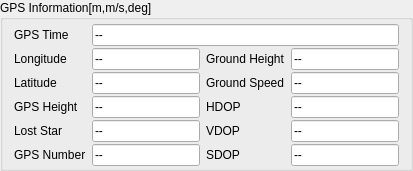
    <widget class="QGroupBox" name="groupBox_38">
     <property name="sizePolicy">
      <sizepolicy hsizetype="Minimum" vsizetype="Fixed">
       <horstretch>0</horstretch>
       <verstretch>0</verstretch>
      </sizepolicy>
     </property>
     <property name="minimumSize">
      <size>
       <width>2</width>
       <height>2</height>
      </size>
     </property>
     <property name="title">
      <string>GPS Information[m,m/s,deg]</string>
     </property>
     <layout class="QGridLayout" name="gridLayout_2">
      <property name="topMargin">
       <number>4</number>
      </property>
      <property name="bottomMargin">
       <number>2</number>
      </property>
      <property name="verticalSpacing">
       <number>2</number>
      </property>
      <item row="0" column="0">
       <widget class="QLabel" name="label_5">
        <property name="sizePolicy">
         <sizepolicy hsizetype="Fixed" vsizetype="Fixed">
          <horstretch>0</horstretch>
          <verstretch>0</verstretch>
         </sizepolicy>
        </property>
        <property name="minimumSize">
         <size>
          <width>2</width>
          <height>2</height>
         </size>
        </property>
        <property name="text">
         <string>GPS Time</string>
        </property>
       </widget>
      </item>
      <item row="0" column="1" colspan="3">
       <widget class="QLineEdit" name="lineEdit_GPS_Time">
        <property name="sizePolicy">
         <sizepolicy hsizetype="Minimum" vsizetype="Fixed">
          <horstretch>0</horstretch>
          <verstretch>0</verstretch>
         </sizepolicy>
        </property>
        <property name="minimumSize">
         <size>
          <width>2</width>
          <height>2</height>
         </size>
        </property>
        <property name="text">
         <string>--</string>
        </property>
        <property name="echoMode">
         <enum>QLineEdit::Normal</enum>
        </property>
        <property name="readOnly">
         <bool>true</bool>
        </property>
       </widget>
      </item>
      <item row="1" column="0">
       <widget class="QLabel" name="label_6">
        <property name="sizePolicy">
         <sizepolicy hsizetype="Fixed" vsizetype="Fixed">
          <horstretch>0</horstretch>
          <verstretch>0</verstretch>
         </sizepolicy>
        </property>
        <property name="minimumSize">
         <size>
          <width>2</width>
          <height>2</height>
         </size>
        </property>
        <property name="text">
         <string>Longitude</string>
        </property>
       </widget>
      </item>
      <item row="1" column="1">
       <widget class="QLineEdit" name="lineEditLng">
        <property name="sizePolicy">
         <sizepolicy hsizetype="Minimum" vsizetype="Fixed">
          <horstretch>0</horstretch>
          <verstretch>0</verstretch>
         </sizepolicy>
        </property>
        <property name="minimumSize">
         <size>
          <width>2</width>
          <height>2</height>
         </size>
        </property>
        <property name="text">
         <string>--</string>
        </property>
        <property name="readOnly">
         <bool>true</bool>
        </property>
       </widget>
      </item>
      <item row="1" column="2">
       <widget class="QLabel" name="label_7">
        <property name="sizePolicy">
         <sizepolicy hsizetype="Fixed" vsizetype="Fixed">
          <horstretch>0</horstretch>
          <verstretch>0</verstretch>
         </sizepolicy>
        </property>
        <property name="minimumSize">
         <size>
          <width>2</width>
          <height>2</height>
         </size>
        </property>
        <property name="text">
         <string>Ground Height</string>
        </property>
       </widget>
      </item>
      <item row="1" column="3">
       <widget class="QLineEdit" name="lineEdit_LandHeight">
        <property name="sizePolicy">
         <sizepolicy hsizetype="Minimum" vsizetype="Fixed">
          <horstretch>0</horstretch>
          <verstretch>0</verstretch>
         </sizepolicy>
        </property>
        <property name="text">
         <string>--</string>
        </property>
        <property name="readOnly">
         <bool>true</bool>
        </property>
       </widget>
      </item>
      <item row="2" column="0">
       <widget class="QLabel" name="label_14">
        <property name="sizePolicy">
         <sizepolicy hsizetype="Fixed" vsizetype="Fixed">
          <horstretch>0</horstretch>
          <verstretch>0</verstretch>
         </sizepolicy>
        </property>
        <property name="minimumSize">
         <size>
          <width>2</width>
          <height>2</height>
         </size>
        </property>
        <property name="text">
         <string>Latitude</string>
        </property>
       </widget>
      </item>
      <item row="2" column="1">
       <widget class="QLineEdit" name="lineEdit_Lat">
        <property name="sizePolicy">
         <sizepolicy hsizetype="Minimum" vsizetype="Fixed">
          <horstretch>0</horstretch>
          <verstretch>0</verstretch>
         </sizepolicy>
        </property>
        <property name="text">
         <string>--</string>
        </property>
        <property name="readOnly">
         <bool>true</bool>
        </property>
       </widget>
      </item>
      <item row="2" column="2">
       <widget class="QLabel" name="label_15">
        <property name="sizePolicy">
         <sizepolicy hsizetype="Fixed" vsizetype="Fixed">
          <horstretch>0</horstretch>
          <verstretch>0</verstretch>
         </sizepolicy>
        </property>
        <property name="minimumSize">
         <size>
          <width>2</width>
          <height>2</height>
         </size>
        </property>
        <property name="text">
         <string>Ground Speed</string>
        </property>
       </widget>
      </item>
      <item row="2" column="3">
       <widget class="QLineEdit" name="lineEdit_LandSpeed">
        <property name="sizePolicy">
         <sizepolicy hsizetype="Minimum" vsizetype="Fixed">
          <horstretch>0</horstretch>
          <verstretch>0</verstretch>
         </sizepolicy>
        </property>
        <property name="text">
         <string>--</string>
        </property>
        <property name="readOnly">
         <bool>true</bool>
        </property>
       </widget>
      </item>
      <item row="3" column="0">
       <widget class="QLabel" name="label_16">
        <property name="sizePolicy">
         <sizepolicy hsizetype="Fixed" vsizetype="Fixed">
          <horstretch>0</horstretch>
          <verstretch>0</verstretch>
         </sizepolicy>
        </property>
        <property name="minimumSize">
         <size>
          <width>2</width>
          <height>2</height>
         </size>
        </property>
        <property name="text">
         <string>GPS Height</string>
        </property>
       </widget>
      </item>
      <item row="3" column="1">
       <widget class="QLineEdit" name="lineEdit_GpsHeight">
        <property name="sizePolicy">
         <sizepolicy hsizetype="Minimum" vsizetype="Fixed">
          <horstretch>0</horstretch>
          <verstretch>0</verstretch>
         </sizepolicy>
        </property>
        <property name="text">
         <string>--</string>
        </property>
        <property name="readOnly">
         <bool>true</bool>
        </property>
       </widget>
      </item>
      <item row="3" column="2">
       <widget class="QLabel" name="label_17">
        <property name="sizePolicy">
         <sizepolicy hsizetype="Fixed" vsizetype="Fixed">
          <horstretch>0</horstretch>
          <verstretch>0</verstretch>
         </sizepolicy>
        </property>
        <property name="minimumSize">
         <size>
          <width>2</width>
          <height>2</height>
         </size>
        </property>
        <property name="text">
         <string>HDOP</string>
        </property>
       </widget>
      </item>
      <item row="3" column="3">
       <widget class="QLineEdit" name="lineEdit_Hdop">
        <property name="sizePolicy">
         <sizepolicy hsizetype="Minimum" vsizetype="Fixed">
          <horstretch>0</horstretch>
          <verstretch>0</verstretch>
         </sizepolicy>
        </property>
        <property name="text">
         <string>--</string>
        </property>
        <property name="readOnly">
         <bool>true</bool>
        </property>
       </widget>
      </item>
      <item row="4" column="0">
       <widget class="QLabel" name="label_19">
        <property name="sizePolicy">
         <sizepolicy hsizetype="Fixed" vsizetype="Fixed">
          <horstretch>0</horstretch>
          <verstretch>0</verstretch>
         </sizepolicy>
        </property>
        <property name="minimumSize">
         <size>
          <width>2</width>
          <height>2</height>
         </size>
        </property>
        <property name="text">
         <string>Lost Star</string>
        </property>
       </widget>
      </item>
      <item row="4" column="1">
       <widget class="QLineEdit" name="lineEdit_LoseStar">
        <property name="sizePolicy">
         <sizepolicy hsizetype="Minimum" vsizetype="Fixed">
          <horstretch>0</horstretch>
          <verstretch>0</verstretch>
         </sizepolicy>
        </property>
        <property name="text">
         <string>--</string>
        </property>
       </widget>
      </item>
      <item row="4" column="2">
       <widget class="QLabel" name="label_18">
        <property name="sizePolicy">
         <sizepolicy hsizetype="Fixed" vsizetype="Fixed">
          <horstretch>0</horstretch>
          <verstretch>0</verstretch>
         </sizepolicy>
        </property>
        <property name="minimumSize">
         <size>
          <width>2</width>
          <height>2</height>
         </size>
        </property>
        <property name="text">
         <string>VDOP</string>
        </property>
       </widget>
      </item>
      <item row="4" column="3">
       <widget class="QLineEdit" name="lineEdit_Vdop">
        <property name="sizePolicy">
         <sizepolicy hsizetype="Minimum" vsizetype="Fixed">
          <horstretch>0</horstretch>
          <verstretch>0</verstretch>
         </sizepolicy>
        </property>
        <property name="text">
         <string>--</string>
        </property>
        <property name="readOnly">
         <bool>true</bool>
        </property>
       </widget>
      </item>
      <item row="5" column="0">
       <widget class="QLabel" name="label_45">
        <property name="sizePolicy">
         <sizepolicy hsizetype="Fixed" vsizetype="Fixed">
          <horstretch>0</horstretch>
          <verstretch>0</verstretch>
         </sizepolicy>
        </property>
        <property name="minimumSize">
         <size>
          <width>2</width>
          <height>2</height>
         </size>
        </property>
        <property name="text">
         <string>GPS Number</string>
        </property>
       </widget>
      </item>
      <item row="5" column="1">
       <widget class="QLineEdit" name="lineEdit_StarCount">
        <property name="sizePolicy">
         <sizepolicy hsizetype="Minimum" vsizetype="Fixed">
          <horstretch>0</horstretch>
          <verstretch>0</verstretch>
         </sizepolicy>
        </property>
        <property name="text">
         <string>--</string>
        </property>
        <property name="readOnly">
         <bool>true</bool>
        </property>
       </widget>
      </item>
      <item row="5" column="2">
       <widget class="QLabel" name="label_20">
        <property name="sizePolicy">
         <sizepolicy hsizetype="Fixed" vsizetype="Fixed">
          <horstretch>0</horstretch>
          <verstretch>0</verstretch>
         </sizepolicy>
        </property>
        <property name="minimumSize">
         <size>
          <width>2</width>
          <height>2</height>
         </size>
        </property>
        <property name="text">
         <string>SDOP</string>
        </property>
       </widget>
      </item>
      <item row="5" column="3">
       <widget class="QLineEdit" name="lineEdit_Sdop">
        <property name="sizePolicy">
         <sizepolicy hsizetype="Minimum" vsizetype="Fixed">
          <horstretch>0</horstretch>
          <verstretch>0</verstretch>
         </sizepolicy>
        </property>
        <property name="text">
         <string>--</string>
        </property>
        <property name="readOnly">
         <bool>true</bool>
        </property>
       </widget>
      </item>
     </layout>
    </widget>
